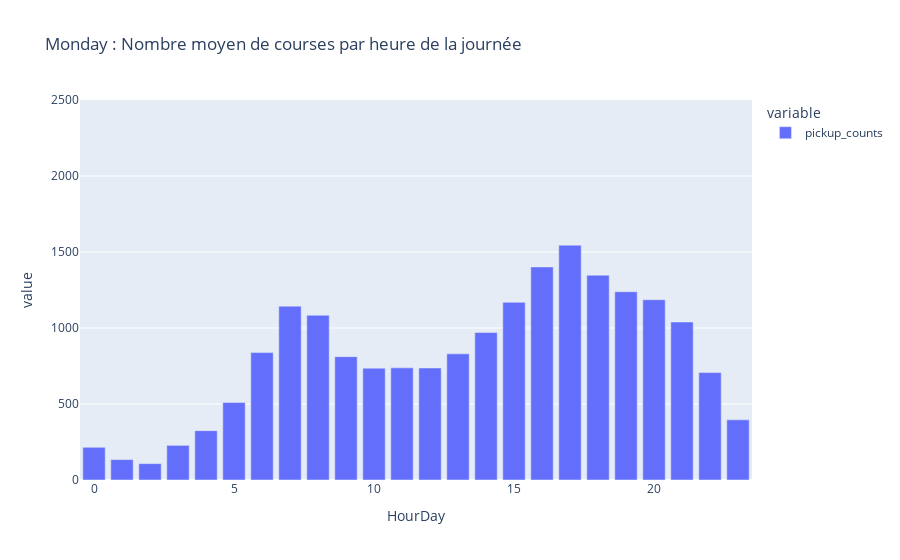
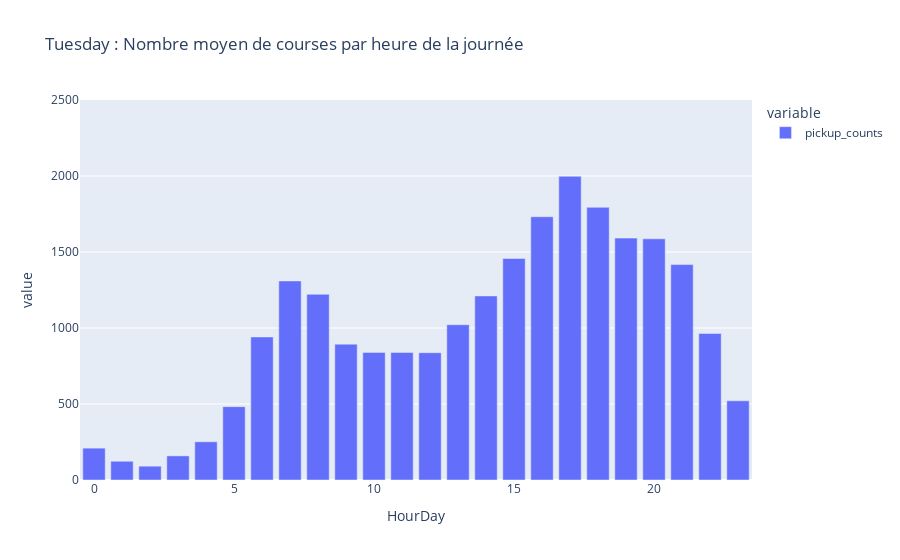
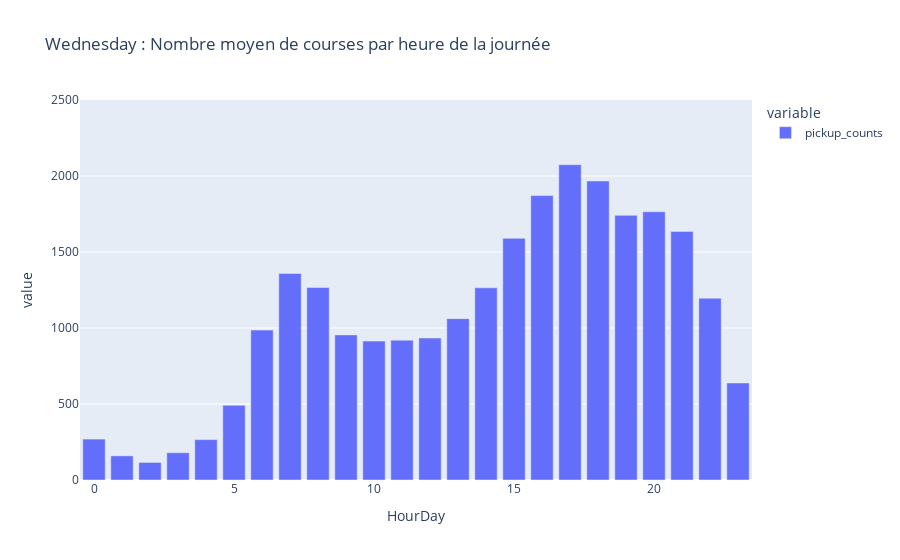
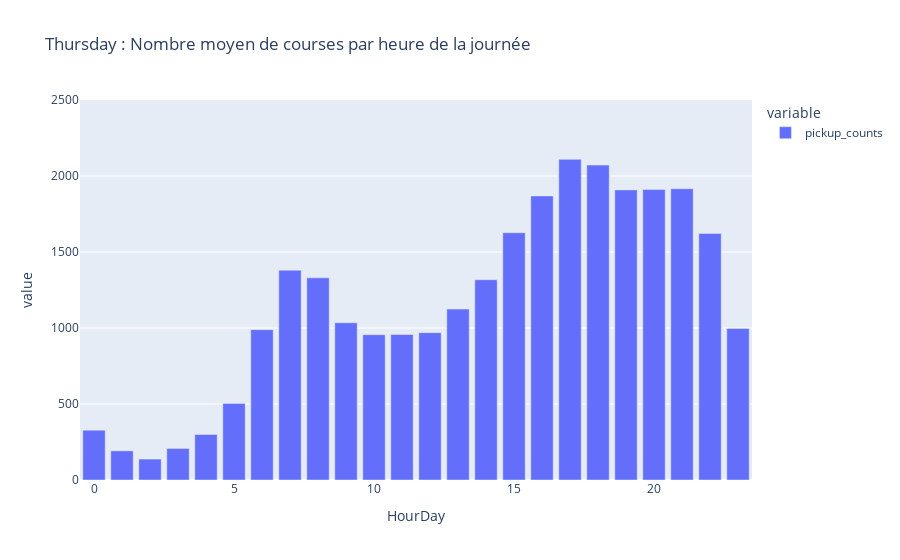

Write notebook code for charts like these, in order.
### Code cell
for weekday in [[0,'Monday'], [1,'Tuesday'], [2, 'Wednesday'], [3, 'Thursday'], [4, 'Friday'], [5, 'Saturday'], [6, 'Sunday']] :
    
    PickupsDay = df[df["DayWeek"] == weekday[0]].groupby(["DayDate", "HourDay"]).size().reset_index(name="pickup_counts")
    MeanHour = PickupsDay.groupby("HourDay")["pickup_counts"].mean()

    fig = px.bar(MeanHour, title=weekday[1] + " : Nombre moyen de courses par heure de la journée", range_y=[0, 2500])
    fig.show()

### Figure 1 — Plotly figure (JSON) as saved in the notebook; plotly's stock layout.template omitted (floating-point values rounded to 4 significant figures)
{"data": [{"alignmentgroup": "True", "hovertemplate": "variable=pickup_counts<br>HourDay=%{x}<br>value=%{y}<extra></extra>", "legendgroup": "pickup_counts", "marker": {"color": "#636efa", "pattern": {"shape": ""}}, "name": "pickup_counts", "offsetgroup": "pickup_counts", "orientation": "v", "showlegend": true, "textposition": "auto", "type": "bar", "x": [0, 1, 2, 3, 4, 5, 6, 7, 8, 9, 10, 11, 12, 13, 14, 15, 16, 17, 18, 19, 20, 21, 22, 23], "xaxis": "x", "y": [215.2, 134.3, 107.7, 228.0, 324.8, 510.3, 838.1, 1144.0, 1084.0, 811.6, 735.8, 737.8, 736.9, 829.8, 970, 1169.0, 1402.0, 1545.0, 1347.0, 1238.0, 1186.0, 1039.0, 706.6, 395.8], "yaxis": "y"}], "layout": {"barmode": "relative", "legend": {"title": {"text": "variable"}, "tracegroupgap": 0}, "title": {"text": "Monday : Nombre moyen de courses par heure de la journée"}, "xaxis": {"anchor": "y", "domain": [0, 1], "title": {"text": "HourDay"}}, "yaxis": {"anchor": "x", "domain": [0, 1], "range": [0, 2500], "title": {"text": "value"}}}}

### Figure 2 — Plotly figure (JSON) as saved in the notebook; plotly's stock layout.template omitted (floating-point values rounded to 4 significant figures)
{"data": [{"alignmentgroup": "True", "hovertemplate": "variable=pickup_counts<br>HourDay=%{x}<br>value=%{y}<extra></extra>", "legendgroup": "pickup_counts", "marker": {"color": "#636efa", "pattern": {"shape": ""}}, "name": "pickup_counts", "offsetgroup": "pickup_counts", "orientation": "v", "showlegend": true, "textposition": "auto", "type": "bar", "x": [0, 1, 2, 3, 4, 5, 6, 7, 8, 9, 10, 11, 12, 13, 14, 15, 16, 17, 18, 19, 20, 21, 22, 23], "xaxis": "x", "y": [209.6, 123.3, 90.93, 158.6, 251.4, 482.4, 941.4, 1310.0, 1222.0, 893.6, 839.6, 839.0, 837.4, 1022.0, 1211.0, 1457.0, 1732.0, 1998.0, 1794.0, 1591.0, 1587.0, 1417.0, 963.9, 520.8], "yaxis": "y"}], "layout": {"barmode": "relative", "legend": {"title": {"text": "variable"}, "tracegroupgap": 0}, "title": {"text": "Tuesday : Nombre moyen de courses par heure de la journée"}, "xaxis": {"anchor": "y", "domain": [0, 1], "title": {"text": "HourDay"}}, "yaxis": {"anchor": "x", "domain": [0, 1], "range": [0, 2500], "title": {"text": "value"}}}}

### Figure 3 — Plotly figure (JSON) as saved in the notebook; plotly's stock layout.template omitted (floating-point values rounded to 4 significant figures)
{"data": [{"alignmentgroup": "True", "hovertemplate": "variable=pickup_counts<br>HourDay=%{x}<br>value=%{y}<extra></extra>", "legendgroup": "pickup_counts", "marker": {"color": "#636efa", "pattern": {"shape": ""}}, "name": "pickup_counts", "offsetgroup": "pickup_counts", "orientation": "v", "showlegend": true, "textposition": "auto", "type": "bar", "x": [0, 1, 2, 3, 4, 5, 6, 7, 8, 9, 10, 11, 12, 13, 14, 15, 16, 17, 18, 19, 20, 21, 22, 23], "xaxis": "x", "y": [269.1, 158.7, 115.6, 179.4, 265.7, 491.3, 986.3, 1359.0, 1267.0, 954.7, 913.8, 919.8, 934.2, 1062.0, 1264.0, 1590.0, 1871.0, 2074.0, 1967.0, 1741.0, 1765.0, 1636.0, 1196, 638.3], "yaxis": "y"}], "layout": {"barmode": "relative", "legend": {"title": {"text": "variable"}, "tracegroupgap": 0}, "title": {"text": "Wednesday : Nombre moyen de courses par heure de la journée"}, "xaxis": {"anchor": "y", "domain": [0, 1], "title": {"text": "HourDay"}}, "yaxis": {"anchor": "x", "domain": [0, 1], "range": [0, 2500], "title": {"text": "value"}}}}

### Figure 4 — Plotly figure (JSON) as saved in the notebook; plotly's stock layout.template omitted (floating-point values rounded to 4 significant figures)
{"data": [{"alignmentgroup": "True", "hovertemplate": "variable=pickup_counts<br>HourDay=%{x}<br>value=%{y}<extra></extra>", "legendgroup": "pickup_counts", "marker": {"color": "#636efa", "pattern": {"shape": ""}}, "name": "pickup_counts", "offsetgroup": "pickup_counts", "orientation": "v", "showlegend": true, "textposition": "auto", "type": "bar", "x": [0, 1, 2, 3, 4, 5, 6, 7, 8, 9, 10, 11, 12, 13, 14, 15, 16, 17, 18, 19, 20, 21, 22, 23], "xaxis": "x", "y": [328.0, 191.9, 137.9, 207.5, 299.5, 504.1, 989.2, 1380.0, 1330, 1034.0, 956.3, 957.2, 969.3, 1124.0, 1318.0, 1627, 1869.0, 2110.0, 2072.0, 1909.0, 1912.0, 1916.0, 1622.0, 997.0], "yaxis": "y"}], "layout": {"barmode": "relative", "legend": {"title": {"text": "variable"}, "tracegroupgap": 0}, "title": {"text": "Thursday : Nombre moyen de courses par heure de la journée"}, "xaxis": {"anchor": "y", "domain": [0, 1], "title": {"text": "HourDay"}}, "yaxis": {"anchor": "x", "domain": [0, 1], "range": [0, 2500], "title": {"text": "value"}}}}
